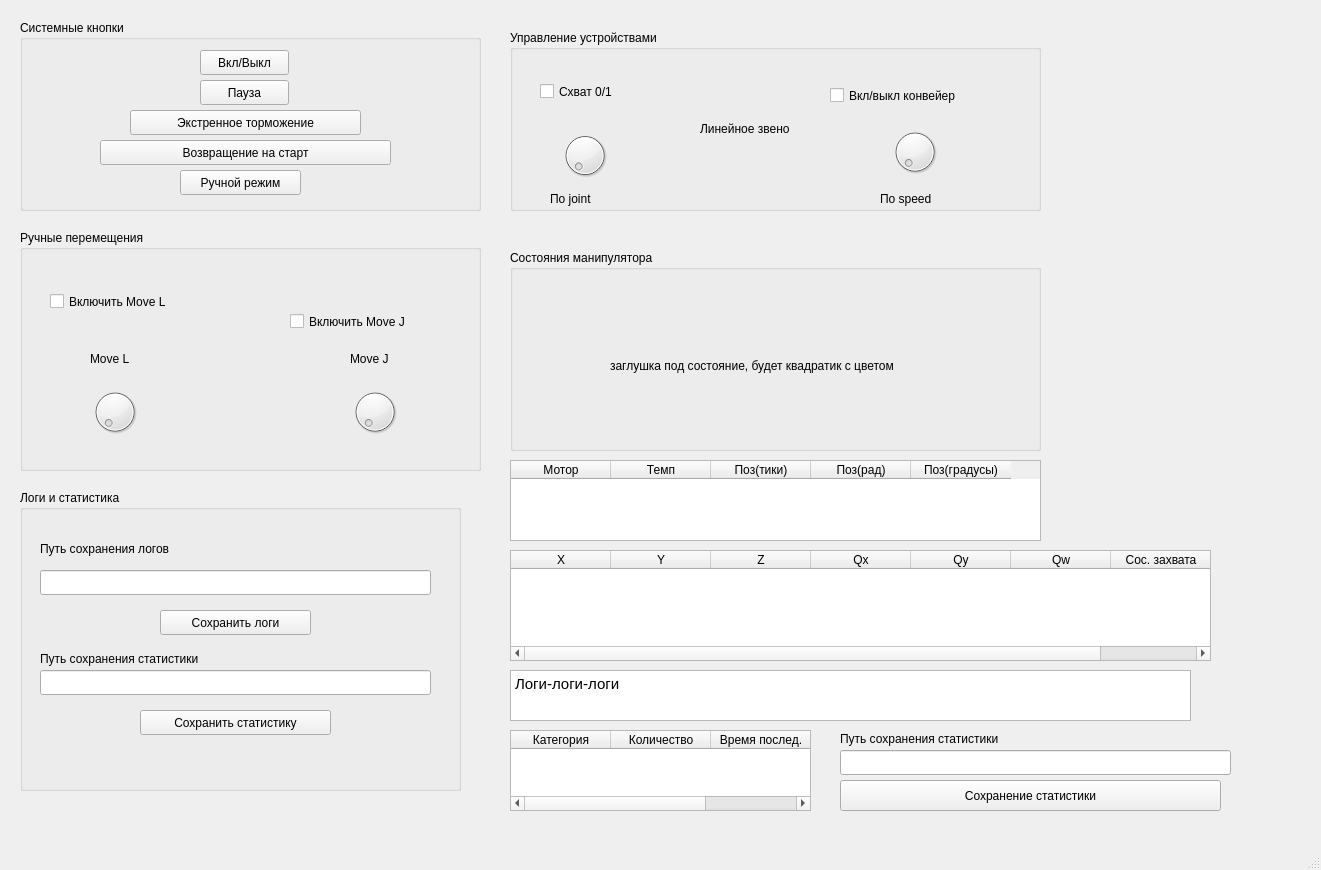
<?xml version="1.0" encoding="UTF-8"?>
<ui version="4.0">
 <class>MainWindow</class>
 <widget class="QMainWindow" name="MainWindow">
  <property name="geometry">
   <rect>
    <x>0</x>
    <y>0</y>
    <width>1321</width>
    <height>870</height>
   </rect>
  </property>
  <property name="windowTitle">
   <string>MainWindow</string>
  </property>
  <widget class="QWidget" name="centralwidget">
   <widget class="QGroupBox" name="groupBox">
    <property name="geometry">
     <rect>
      <x>20</x>
      <y>20</y>
      <width>461</width>
      <height>191</height>
     </rect>
    </property>
    <property name="title">
     <string>Системные кнопки</string>
    </property>
    <widget class="QPushButton" name="btnPower">
     <property name="geometry">
      <rect>
       <x>180</x>
       <y>30</y>
       <width>89</width>
       <height>25</height>
      </rect>
     </property>
     <property name="text">
      <string>Вкл/Выкл</string>
     </property>
    </widget>
    <widget class="QPushButton" name="btnPause">
     <property name="geometry">
      <rect>
       <x>180</x>
       <y>60</y>
       <width>89</width>
       <height>25</height>
      </rect>
     </property>
     <property name="text">
      <string>Пауза</string>
     </property>
    </widget>
    <widget class="QPushButton" name="btnEmstop">
     <property name="geometry">
      <rect>
       <x>110</x>
       <y>90</y>
       <width>231</width>
       <height>25</height>
      </rect>
     </property>
     <property name="text">
      <string>Экстренное торможение</string>
     </property>
    </widget>
    <widget class="QPushButton" name="pushButton">
     <property name="geometry">
      <rect>
       <x>80</x>
       <y>120</y>
       <width>291</width>
       <height>25</height>
      </rect>
     </property>
     <property name="text">
      <string>Возвращение на старт</string>
     </property>
    </widget>
    <widget class="QPushButton" name="pushButton_2">
     <property name="geometry">
      <rect>
       <x>160</x>
       <y>150</y>
       <width>121</width>
       <height>25</height>
      </rect>
     </property>
     <property name="text">
      <string>Ручной режим</string>
     </property>
    </widget>
   </widget>
   <widget class="QGroupBox" name="groupBox_2">
    <property name="geometry">
     <rect>
      <x>20</x>
      <y>230</y>
      <width>461</width>
      <height>241</height>
     </rect>
    </property>
    <property name="title">
     <string>Ручные перемещения</string>
    </property>
    <widget class="QLabel" name="label">
     <property name="geometry">
      <rect>
       <x>70</x>
       <y>120</y>
       <width>71</width>
       <height>17</height>
      </rect>
     </property>
     <property name="text">
      <string>Move L</string>
     </property>
    </widget>
    <widget class="QLabel" name="label_2">
     <property name="geometry">
      <rect>
       <x>330</x>
       <y>120</y>
       <width>67</width>
       <height>17</height>
      </rect>
     </property>
     <property name="text">
      <string>Move J</string>
     </property>
    </widget>
    <widget class="QDial" name="dial_moveL">
     <property name="geometry">
      <rect>
       <x>70</x>
       <y>150</y>
       <width>50</width>
       <height>64</height>
      </rect>
     </property>
    </widget>
    <widget class="QDial" name="dial_moveJ">
     <property name="geometry">
      <rect>
       <x>330</x>
       <y>150</y>
       <width>50</width>
       <height>64</height>
      </rect>
     </property>
    </widget>
    <widget class="QCheckBox" name="checkMoveL">
     <property name="geometry">
      <rect>
       <x>30</x>
       <y>60</y>
       <width>141</width>
       <height>23</height>
      </rect>
     </property>
     <property name="text">
      <string>Включить Move L</string>
     </property>
    </widget>
    <widget class="QCheckBox" name="checkMoveJ">
     <property name="geometry">
      <rect>
       <x>270</x>
       <y>80</y>
       <width>151</width>
       <height>23</height>
      </rect>
     </property>
     <property name="text">
      <string>Включить Move J</string>
     </property>
    </widget>
   </widget>
   <widget class="QGroupBox" name="groupBox_3">
    <property name="geometry">
     <rect>
      <x>510</x>
      <y>30</y>
      <width>531</width>
      <height>181</height>
     </rect>
    </property>
    <property name="title">
     <string>Управление устройствами</string>
    </property>
    <widget class="QCheckBox" name="checkBox_3">
     <property name="geometry">
      <rect>
       <x>30</x>
       <y>50</y>
       <width>131</width>
       <height>23</height>
      </rect>
     </property>
     <property name="text">
      <string>Схват 0/1</string>
     </property>
    </widget>
    <widget class="QCheckBox" name="checkBox_4">
     <property name="geometry">
      <rect>
       <x>320</x>
       <y>50</y>
       <width>171</width>
       <height>31</height>
      </rect>
     </property>
     <property name="text">
      <string>Вкл/выкл конвейер</string>
     </property>
    </widget>
    <widget class="QLabel" name="label_3">
     <property name="geometry">
      <rect>
       <x>190</x>
       <y>90</y>
       <width>131</width>
       <height>17</height>
      </rect>
     </property>
     <property name="text">
      <string>Линейное звено</string>
     </property>
    </widget>
    <widget class="QDial" name="dial_3">
     <property name="geometry">
      <rect>
       <x>50</x>
       <y>100</y>
       <width>50</width>
       <height>51</height>
      </rect>
     </property>
    </widget>
    <widget class="QDial" name="dial_4">
     <property name="geometry">
      <rect>
       <x>380</x>
       <y>90</y>
       <width>50</width>
       <height>64</height>
      </rect>
     </property>
    </widget>
    <widget class="QLabel" name="label_4">
     <property name="geometry">
      <rect>
       <x>40</x>
       <y>160</y>
       <width>67</width>
       <height>17</height>
      </rect>
     </property>
     <property name="text">
      <string>По joint</string>
     </property>
    </widget>
    <widget class="QLabel" name="label_5">
     <property name="geometry">
      <rect>
       <x>370</x>
       <y>160</y>
       <width>67</width>
       <height>17</height>
      </rect>
     </property>
     <property name="text">
      <string>По speed</string>
     </property>
    </widget>
   </widget>
   <widget class="QGroupBox" name="groupBox_4">
    <property name="geometry">
     <rect>
      <x>510</x>
      <y>250</y>
      <width>531</width>
      <height>201</height>
     </rect>
    </property>
    <property name="title">
     <string>Состояния манипулятора</string>
    </property>
    <widget class="QLabel" name="label_6">
     <property name="geometry">
      <rect>
       <x>100</x>
       <y>60</y>
       <width>381</width>
       <height>111</height>
      </rect>
     </property>
     <property name="text">
      <string>заглушка под состояние, будет квадратик с цветом</string>
     </property>
    </widget>
   </widget>
   <widget class="QGroupBox" name="groupBox_5">
    <property name="geometry">
     <rect>
      <x>20</x>
      <y>490</y>
      <width>441</width>
      <height>301</height>
     </rect>
    </property>
    <property name="title">
     <string>Логи и статистика</string>
    </property>
    <widget class="QLineEdit" name="lineEdit">
     <property name="geometry">
      <rect>
       <x>20</x>
       <y>80</y>
       <width>391</width>
       <height>25</height>
      </rect>
     </property>
    </widget>
    <widget class="QPushButton" name="pushButton_3">
     <property name="geometry">
      <rect>
       <x>140</x>
       <y>120</y>
       <width>151</width>
       <height>25</height>
      </rect>
     </property>
     <property name="text">
      <string>Сохранить логи</string>
     </property>
    </widget>
    <widget class="QLabel" name="label_7">
     <property name="geometry">
      <rect>
       <x>20</x>
       <y>50</y>
       <width>191</width>
       <height>17</height>
      </rect>
     </property>
     <property name="text">
      <string>Путь сохранения логов</string>
     </property>
    </widget>
    <widget class="QLineEdit" name="lineEdit_2">
     <property name="geometry">
      <rect>
       <x>20</x>
       <y>180</y>
       <width>391</width>
       <height>25</height>
      </rect>
     </property>
    </widget>
    <widget class="QLabel" name="label_8">
     <property name="geometry">
      <rect>
       <x>20</x>
       <y>160</y>
       <width>191</width>
       <height>17</height>
      </rect>
     </property>
     <property name="text">
      <string>Путь сохранения статистики</string>
     </property>
    </widget>
    <widget class="QPushButton" name="pushButton_4">
     <property name="geometry">
      <rect>
       <x>120</x>
       <y>220</y>
       <width>191</width>
       <height>25</height>
      </rect>
     </property>
     <property name="text">
      <string>Сохранить статистику</string>
     </property>
    </widget>
   </widget>
   <widget class="QTableWidget" name="tableWidget">
    <property name="geometry">
     <rect>
      <x>510</x>
      <y>460</y>
      <width>531</width>
      <height>81</height>
     </rect>
    </property>
    <column>
     <property name="text">
      <string>Мотор</string>
     </property>
    </column>
    <column>
     <property name="text">
      <string>Темп</string>
     </property>
    </column>
    <column>
     <property name="text">
      <string>Поз(тики)</string>
     </property>
    </column>
    <column>
     <property name="text">
      <string>Поз(рад)</string>
     </property>
    </column>
    <column>
     <property name="text">
      <string>Поз(градусы)</string>
     </property>
    </column>
   </widget>
   <widget class="QTableWidget" name="tableWidget_2">
    <property name="geometry">
     <rect>
      <x>510</x>
      <y>550</y>
      <width>701</width>
      <height>111</height>
     </rect>
    </property>
    <column>
     <property name="text">
      <string>X</string>
     </property>
    </column>
    <column>
     <property name="text">
      <string>Y</string>
     </property>
    </column>
    <column>
     <property name="text">
      <string>Z</string>
     </property>
    </column>
    <column>
     <property name="text">
      <string>Qx</string>
     </property>
    </column>
    <column>
     <property name="text">
      <string>Qy</string>
     </property>
    </column>
    <column>
     <property name="text">
      <string>Qw</string>
     </property>
    </column>
    <column>
     <property name="text">
      <string>Сос. захвата</string>
     </property>
    </column>
   </widget>
   <widget class="QTextBrowser" name="textBrowser">
    <property name="geometry">
     <rect>
      <x>510</x>
      <y>670</y>
      <width>681</width>
      <height>51</height>
     </rect>
    </property>
    <property name="html">
     <string>&lt;!DOCTYPE HTML PUBLIC &quot;-//W3C//DTD HTML 4.0//EN&quot; &quot;http://www.w3.org/TR/REC-html40/strict.dtd&quot;&gt;
&lt;html&gt;&lt;head&gt;&lt;meta name=&quot;qrichtext&quot; content=&quot;1&quot; /&gt;&lt;style type=&quot;text/css&quot;&gt;
p, li { white-space: pre-wrap; }
&lt;/style&gt;&lt;/head&gt;&lt;body style=&quot; font-family:'Ubuntu'; font-size:11pt; font-weight:400; font-style:normal;&quot;&gt;
&lt;p style=&quot; margin-top:0px; margin-bottom:0px; margin-left:0px; margin-right:0px; -qt-block-indent:0; text-indent:0px;&quot;&gt;Логи-логи-логи&lt;/p&gt;&lt;/body&gt;&lt;/html&gt;</string>
    </property>
   </widget>
   <widget class="QTableWidget" name="tableWidget_3">
    <property name="geometry">
     <rect>
      <x>510</x>
      <y>730</y>
      <width>301</width>
      <height>81</height>
     </rect>
    </property>
    <column>
     <property name="text">
      <string>Категория</string>
     </property>
    </column>
    <column>
     <property name="text">
      <string>Количество</string>
     </property>
    </column>
    <column>
     <property name="text">
      <string>Время послед.</string>
     </property>
    </column>
   </widget>
   <widget class="QPushButton" name="btnEmstop_2">
    <property name="geometry">
     <rect>
      <x>840</x>
      <y>780</y>
      <width>381</width>
      <height>31</height>
     </rect>
    </property>
    <property name="text">
     <string>Сохранение статистики</string>
    </property>
   </widget>
   <widget class="QLineEdit" name="lineEdit_3">
    <property name="geometry">
     <rect>
      <x>840</x>
      <y>750</y>
      <width>391</width>
      <height>25</height>
     </rect>
    </property>
   </widget>
   <widget class="QLabel" name="label_9">
    <property name="geometry">
     <rect>
      <x>840</x>
      <y>730</y>
      <width>211</width>
      <height>17</height>
     </rect>
    </property>
    <property name="text">
     <string>Путь сохранения статистики</string>
    </property>
   </widget>
  </widget>
  <widget class="QMenuBar" name="menubar">
   <property name="geometry">
    <rect>
     <x>0</x>
     <y>0</y>
     <width>1321</width>
     <height>22</height>
    </rect>
   </property>
  </widget>
  <widget class="QStatusBar" name="statusbar"/>
 </widget>
 <resources/>
 <connections/>
</ui>
